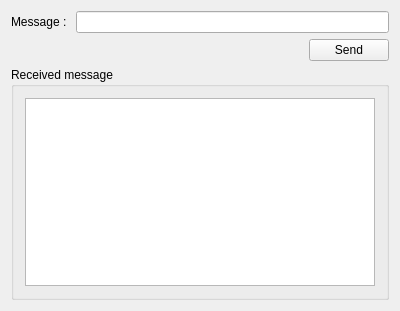
<?xml version="1.0" encoding="UTF-8"?>
<ui version="4.0">
 <class>Widget</class>
 <widget class="QWidget" name="Widget">
  <property name="geometry">
   <rect>
    <x>0</x>
    <y>0</y>
    <width>400</width>
    <height>311</height>
   </rect>
  </property>
  <property name="windowTitle">
   <string>Widget</string>
  </property>
  <layout class="QVBoxLayout" name="verticalLayout">
   <item>
    <layout class="QHBoxLayout" name="horizontalLayout">
     <item>
      <widget class="QLabel" name="label">
       <property name="text">
        <string>Message : </string>
       </property>
      </widget>
     </item>
     <item>
      <widget class="QLineEdit" name="sendMsg"/>
     </item>
    </layout>
   </item>
   <item>
    <layout class="QHBoxLayout" name="horizontalLayout_2">
     <item>
      <spacer name="horizontalSpacer">
       <property name="orientation">
        <enum>Qt::Horizontal</enum>
       </property>
       <property name="sizeHint" stdset="0">
        <size>
         <width>40</width>
         <height>20</height>
        </size>
       </property>
      </spacer>
     </item>
     <item>
      <widget class="QPushButton" name="sendButton">
       <property name="text">
        <string>Send</string>
       </property>
      </widget>
     </item>
    </layout>
   </item>
   <item>
    <widget class="QGroupBox" name="groupBox">
     <property name="title">
      <string>Received message</string>
     </property>
     <layout class="QVBoxLayout" name="verticalLayout_2">
      <item>
       <widget class="QTextEdit" name="textEdit"/>
      </item>
     </layout>
    </widget>
   </item>
  </layout>
 </widget>
 <layoutdefault spacing="6" margin="11"/>
 <resources/>
 <connections/>
</ui>
